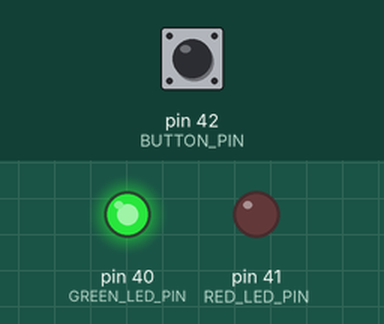
Recording of a sketch running on a simulated Arduino Mega 2560, built with avr-gcc and run on an emulated ATmega2560. Parts: output pins drawn as LEDs (lit = HIGH). The test bench sets the inputs (shaded band); at power-on: pin 42 (BUTTON_PIN) HIGH.

Above: at 1.2 s.
1.3 s: pin 42 (BUTTON_PIN) pulled LOW for 0.15 s
At 1.37 s:
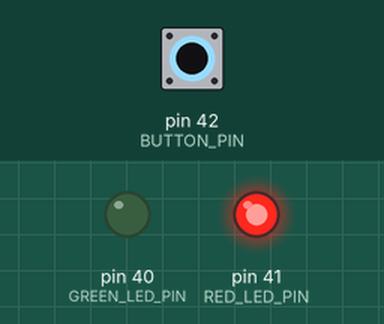
2.9 s: pin 42 (BUTTON_PIN) pulled LOW for 3.2 s
At 7.5 s:
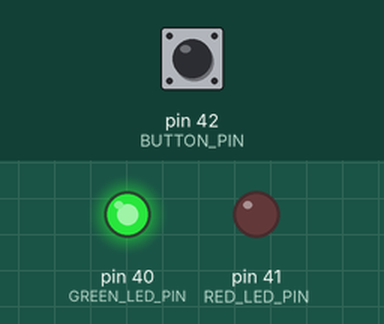
Timing chart, 0 to 9.0 s (numbered marks = the images above; inputs shaded):
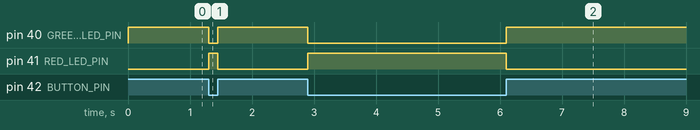

The sketch:

Paraguya_LabAct3_GPIO_and_Button_Control.ino
```cpp
#include <Arduino.h>

// GPIO connections
const uint8_t BUTTON_PIN = 42;
const uint8_t RED_LED_PIN = 41;
const uint8_t GREEN_LED_PIN = 40;

void setup() {
  // Internal pull-up resistor for the pushbutton
  pinMode(BUTTON_PIN, INPUT_PULLUP);

  // LEDs are outputs
  pinMode(RED_LED_PIN, OUTPUT);
  pinMode(GREEN_LED_PIN, OUTPUT);

  // Initial state:
  // Button released = Green ON, Red OFF
  digitalWrite(RED_LED_PIN, LOW);
  digitalWrite(GREEN_LED_PIN, HIGH);
}

void loop() {

  // INPUT_PULLUP means:
  // LOW  = button pressed
  // HIGH = button released
  bool pressed = (digitalRead(BUTTON_PIN) == LOW);

  if (pressed) {
    // Button pressed
    digitalWrite(RED_LED_PIN, HIGH);
    digitalWrite(GREEN_LED_PIN, LOW);
  }
  else {
    // Button released
    digitalWrite(RED_LED_PIN, LOW);
    digitalWrite(GREEN_LED_PIN, HIGH);
  }
}
```

Measured:
- after the input at 1.3 s, pin 40 (GREEN_LED_PIN): HIGH → LOW at once, → HIGH 0.15 s later; pin 41 (RED_LED_PIN): LOW → HIGH at once, → LOW 0.15 s later
- after the input at 2.9 s, pin 40 (GREEN_LED_PIN): HIGH → LOW at once, → HIGH 3.2 s later; pin 41 (RED_LED_PIN): LOW → HIGH at once, → LOW 3.2 s later
